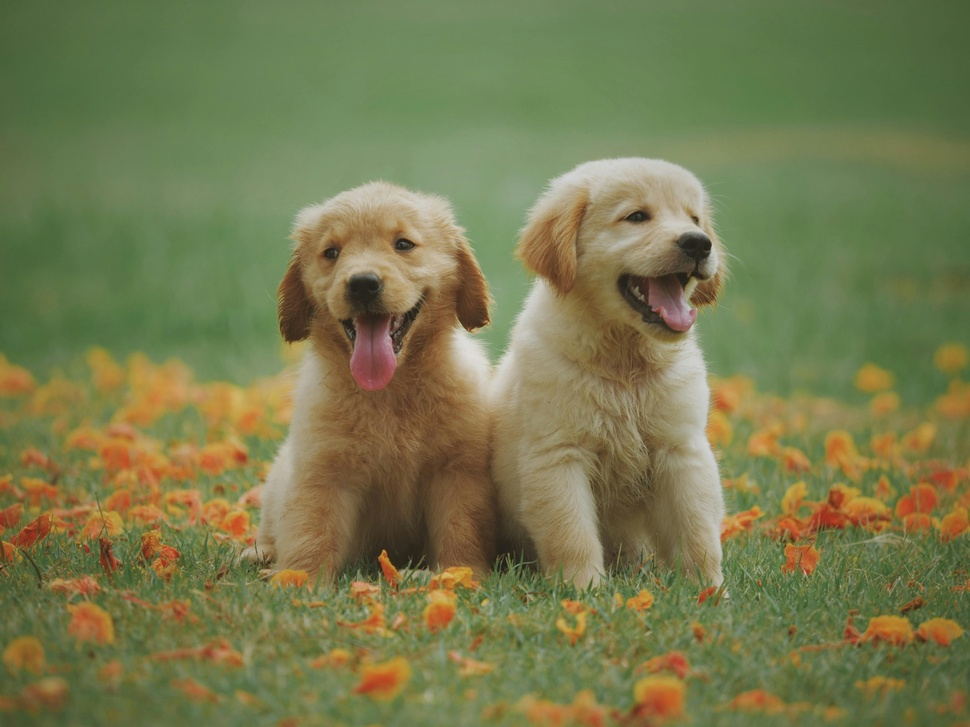
#> input picture pexels-chevanon-1108099.jpg, 970 x 727 px, shrunk from 2048 x 1536 before the run, found by its file name
$ jupyter execute Lab8_IP.ipynb
#> lines starting #> are read from the running program, lines starting #| are printed output that depends on the picture
# Lab 8 – Noise Distributions

Generate Uniform, Gaussian, Erlang, Exponential, and Rayleigh noise using their equations. Compare each with the corresponding NumPy random function and plot the noise histograms.

[cell 1]
import cv2
import numpy as np
import matplotlib.pyplot as plt

image_path = '/content/pexels-chevanon-1108099.jpg'
image = cv2.imread(image_path, cv2.IMREAD_GRAYSCALE)
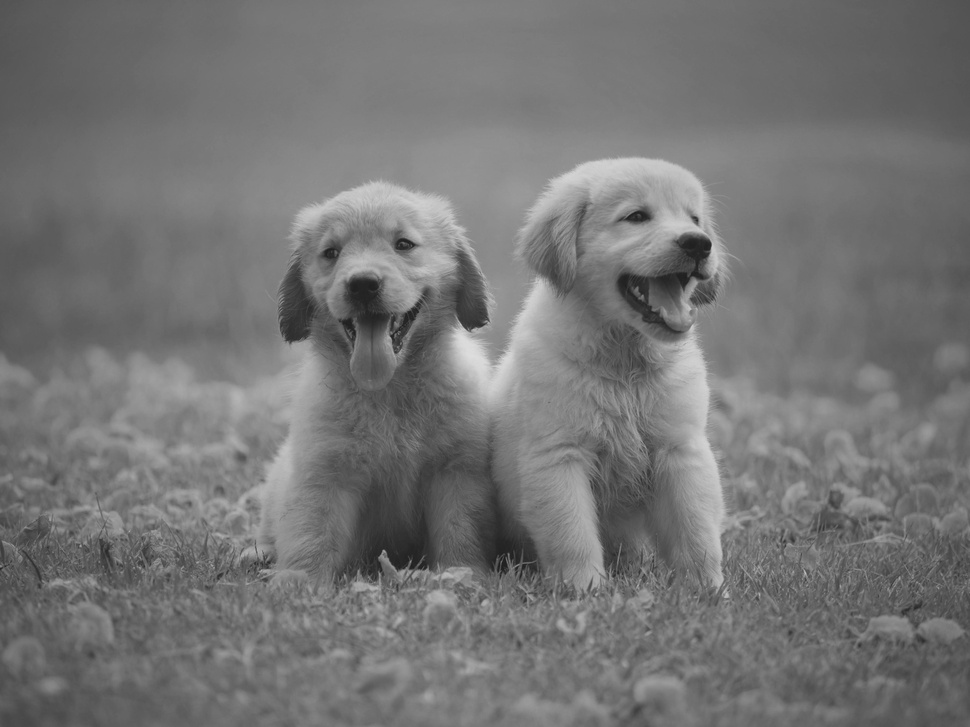
#> image: shape (727, 970); min 26, max 222, mean 116.2

if image is None:
    raise FileNotFoundError('Image not found. Check the image path.')

rows, cols = image.shape
#> rows = 727; cols = 970

## Generate the Noise using Equations and Inbuilt Functions

Python does not have MATLAB's `imnoise` function. The equivalent built-in random distribution functions from NumPy are used here for comparison.

[cell 2]
# 1. Uniform Noise
a = -30
b = 30
uniform_noise = a + (b - a) * np.random.rand(rows, cols)
uniform_builtin = np.random.uniform(a, b, (rows, cols))

# 2. Gaussian Noise using Box-Muller equation
u1 = np.random.rand(rows, cols) + 1e-7
u2 = np.random.rand(rows, cols)
gaussian_noise = 25 * np.sqrt(-2 * np.log(u1)) * np.cos(2 * np.pi * u2)
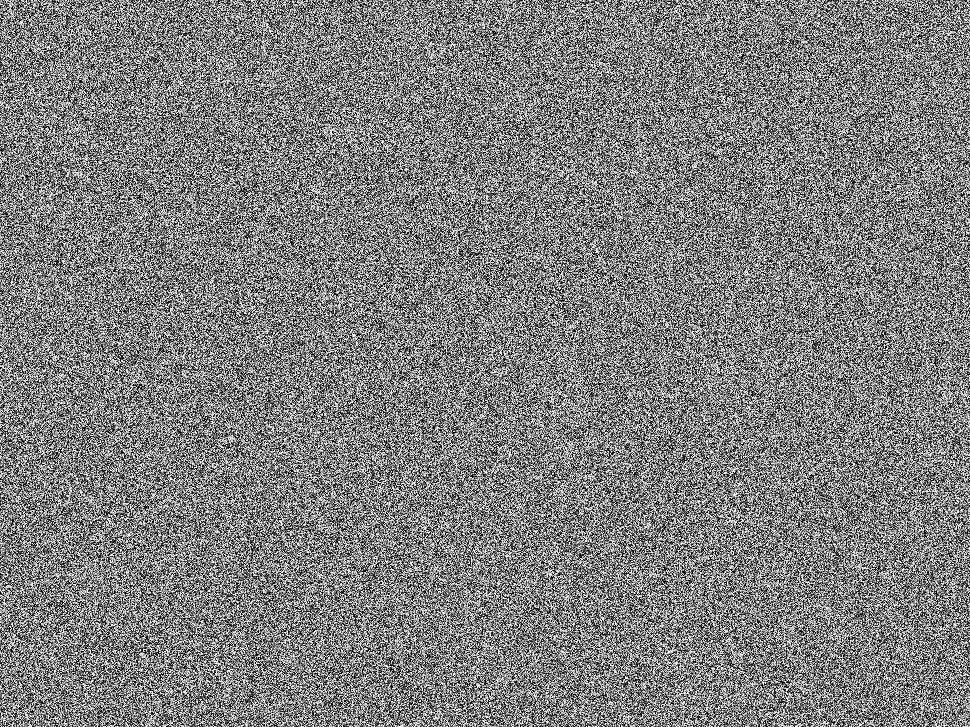
#> u1: shape (727, 970) float64; min 1.43e-06, max 1, mean 0.5
gaussian_builtin = np.random.normal(0, 25, (rows, cols))

# 3. Erlang Noise
k = 3
alpha = 0.2
product = np.ones((rows, cols))
for i in range(k):
    product = product * (np.random.rand(rows, cols) + 1e-7)
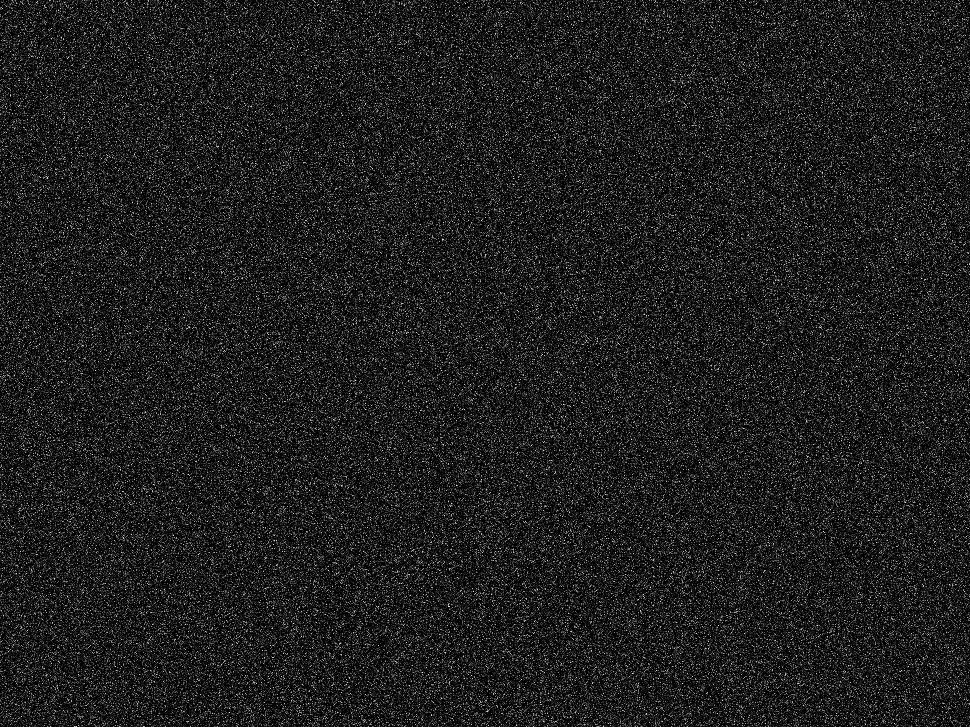
#> product: shape (727, 970) float64; min 6.21e-09, max 0.971, mean 0.125
erlang_noise = -(1 / alpha) * np.log(product) - (k / alpha)
erlang_builtin = np.random.gamma(k, 1 / alpha, (rows, cols)) - (k / alpha)

# 4. Exponential Noise
alpha_exp = 0.1
exponential_noise = -(1 / alpha_exp) * np.log(1 - np.random.rand(rows, cols) + 1e-7) - (1 / alpha_exp)
exponential_builtin = np.random.exponential(1 / alpha_exp, (rows, cols)) - (1 / alpha_exp)

# 5. Rayleigh Noise
beta = 500
rayleigh_noise = np.sqrt(-beta * np.log(1 - np.random.rand(rows, cols) + 1e-7))
rayleigh_noise = rayleigh_noise - np.mean(rayleigh_noise)
rayleigh_builtin = np.random.rayleigh(np.sqrt(beta / 2), (rows, cols))
rayleigh_builtin = rayleigh_builtin - np.mean(rayleigh_builtin)

## Plot Histograms and Noisy Images

[cell 3]
noise_names = ['Uniform', 'Gaussian', 'Erlang', 'Exponential', 'Rayleigh']
formula_noises = [uniform_noise, gaussian_noise, erlang_noise, exponential_noise, rayleigh_noise]
builtin_noises = [uniform_builtin, gaussian_builtin, erlang_builtin, exponential_builtin, rayleigh_builtin]

plt.figure(figsize=(15, 18))
for i in range(5):
    noisy_image = np.clip(image.astype(np.float32) + formula_noises[i], 0, 255).astype(np.uint8)

    plt.subplot(5, 3, 3*i + 1)
    plt.hist(formula_noises[i].ravel(), bins=50)
    plt.title(noise_names[i] + ' Noise (Equation)')

    plt.subplot(5, 3, 3*i + 2)
    plt.hist(builtin_noises[i].ravel(), bins=50)
    plt.title(noise_names[i] + ' Noise (NumPy)')

    plt.subplot(5, 3, 3*i + 3)
    plt.imshow(noisy_image, cmap='gray')
    plt.title(noise_names[i] + ' Noisy Image')
    plt.axis('off')

plt.tight_layout()
plt.show()
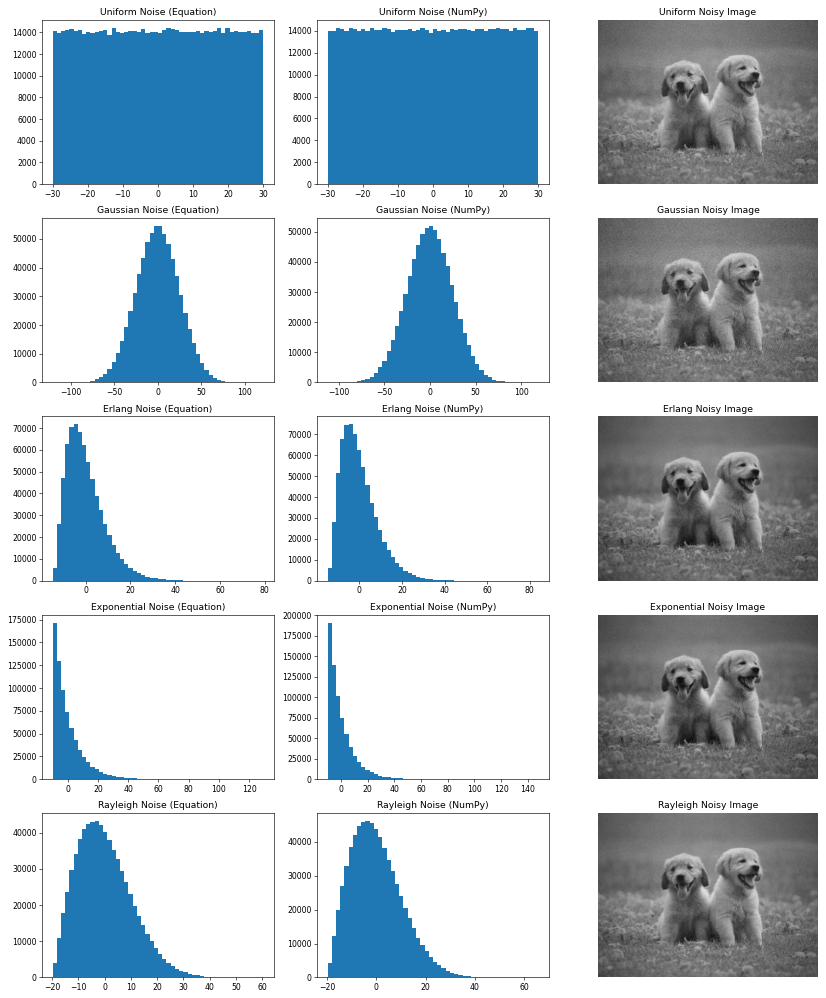
#> figure drawn by matplotlib, 15 panels; panel 1: tallest bar 14450 high, from x = 2.4 to 3.6; panel 2: tallest bar 14292 high, from x = -24 to -22.8; panel 4: tallest bar 54480 high, from x = 0.311 to 5.16; panel 5: tallest bar 51922 high, from x = -1.27 to 3.35
